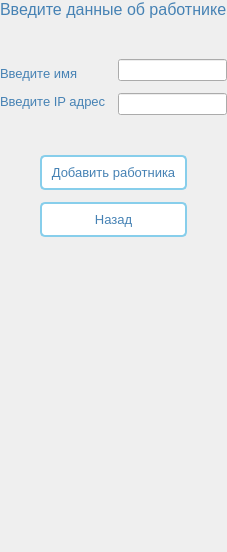
      <widget class="QWidget" name="addEmpPage">
       <layout class="QVBoxLayout" name="verticalLayout_22">
        <property name="spacing">
         <number>0</number>
        </property>
        <property name="leftMargin">
         <number>0</number>
        </property>
        <property name="topMargin">
         <number>0</number>
        </property>
        <property name="rightMargin">
         <number>0</number>
        </property>
        <property name="bottomMargin">
         <number>0</number>
        </property>
        <item>
         <widget class="QLabel" name="label_3">
          <property name="font">
           <font>
            <pointsize>12</pointsize>
            <weight>50</weight>
            <bold>false</bold>
           </font>
          </property>
          <property name="styleSheet">
           <string notr="true">QLabel {
    color: #4682B4;

    font-weight: normal;
}</string>
          </property>
          <property name="text">
           <string>Введите данные об работнике</string>
          </property>
         </widget>
        </item>
        <item>
         <spacer name="verticalSpacer_17">
          <property name="orientation">
           <enum>Qt::Vertical</enum>
          </property>
          <property name="sizeType">
           <enum>QSizePolicy::Minimum</enum>
          </property>
          <property name="sizeHint" stdset="0">
           <size>
            <width>20</width>
            <height>40</height>
           </size>
          </property>
         </spacer>
        </item>
        <item>
         <layout class="QHBoxLayout" name="horizontalLayout_13">
          <item>
           <layout class="QVBoxLayout" name="verticalLayout_21">
            <property name="rightMargin">
             <number>12</number>
            </property>
            <item>
             <widget class="QLabel" name="label_4">
              <property name="font">
               <font>
                <pointsize>10</pointsize>
                <weight>50</weight>
                <bold>false</bold>
               </font>
              </property>
              <property name="styleSheet">
               <string notr="true">QLabel {
    color: #4682B4;

    font-weight: normal;
}</string>
              </property>
              <property name="text">
               <string>Введите имя</string>
              </property>
             </widget>
            </item>
            <item>
             <widget class="QLabel" name="label_5">
              <property name="font">
               <font>
                <pointsize>10</pointsize>
                <weight>50</weight>
                <bold>false</bold>
               </font>
              </property>
              <property name="styleSheet">
               <string notr="true">QLabel {
    color: #4682B4;

    font-weight: normal;
}</string>
              </property>
              <property name="text">
               <string>Введите IP адрес</string>
              </property>
             </widget>
            </item>
           </layout>
          </item>
          <item>
           <layout class="QVBoxLayout" name="verticalLayout_20">
            <property name="spacing">
             <number>12</number>
            </property>
            <item>
             <widget class="QLineEdit" name="nameLineEdit"/>
            </item>
            <item>
             <widget class="QLineEdit" name="ipEmpLineEdit"/>
            </item>
           </layout>
          </item>
         </layout>
        </item>
        <item>
         <spacer name="verticalSpacer_16">
          <property name="orientation">
           <enum>Qt::Vertical</enum>
          </property>
          <property name="sizeType">
           <enum>QSizePolicy::Minimum</enum>
          </property>
          <property name="sizeHint" stdset="0">
           <size>
            <width>20</width>
            <height>40</height>
           </size>
          </property>
         </spacer>
        </item>
        <item>
         <layout class="QHBoxLayout" name="horizontalLayout_16">
          <item>
           <spacer name="horizontalSpacer_6">
            <property name="orientation">
             <enum>Qt::Horizontal</enum>
            </property>
            <property name="sizeType">
             <enum>QSizePolicy::Preferred</enum>
            </property>
            <property name="sizeHint" stdset="0">
             <size>
              <width>40</width>
              <height>20</height>
             </size>
            </property>
           </spacer>
          </item>
          <item>
           <layout class="QVBoxLayout" name="verticalLayout_7">
            <property name="spacing">
             <number>12</number>
            </property>
            <item>
             <widget class="QPushButton" name="addEmployer">
              <property name="font">
               <font>
                <pointsize>10</pointsize>
               </font>
              </property>
              <property name="styleSheet">
               <string notr="true">QPushButton {
    background-color: white;
    border: 2px solid #87CEEB;
    border-radius: 5px;
    padding: 8px;
    color: #4682B4;
}

QPushButton:hover {
    background-color: #F0F8FF;
}

QPushButton:pressed {
    background-color: #E6F3FF;
}</string>
              </property>
              <property name="text">
               <string>Добавить работника</string>
              </property>
             </widget>
            </item>
            <item>
             <widget class="QPushButton" name="undoEmpButton">
              <property name="font">
               <font>
                <pointsize>10</pointsize>
               </font>
              </property>
              <property name="styleSheet">
               <string notr="true">QPushButton {
    background-color: white;
    border: 2px solid #87CEEB;
    border-radius: 5px;
    padding: 8px;
    color: #4682B4;
}

QPushButton:hover {
    background-color: #F0F8FF;
}

QPushButton:pressed {
    background-color: #E6F3FF;
}</string>
              </property>
              <property name="text">
               <string>Назад</string>
              </property>
             </widget>
            </item>
           </layout>
          </item>
          <item>
           <spacer name="horizontalSpacer_7">
            <property name="orientation">
             <enum>Qt::Horizontal</enum>
            </property>
            <property name="sizeType">
             <enum>QSizePolicy::Preferred</enum>
            </property>
            <property name="sizeHint" stdset="0">
             <size>
              <width>40</width>
              <height>20</height>
             </size>
            </property>
           </spacer>
          </item>
         </layout>
        </item>
        <item>
         <spacer name="verticalSpacer_15">
          <property name="orientation">
           <enum>Qt::Vertical</enum>
          </property>
          <property name="sizeHint" stdset="0">
           <size>
            <width>20</width>
            <height>315</height>
           </size>
          </property>
         </spacer>
        </item>
       </layout>
      </widget>
